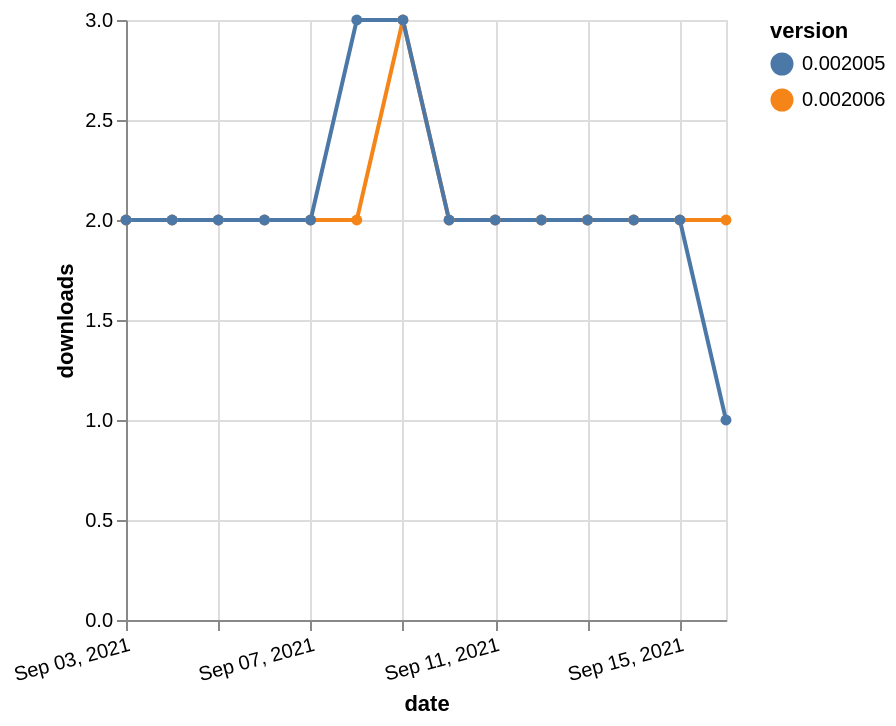

Express this chart as Vega-Lite.
### Vega-Lite specification from a JSON file in a GitHub repository (floating-point values rounded to 4 significant figures)
{"$schema": "https://vega.github.io/schema/vega-lite/v5.json", "description": "A simple bar chart with embedded data.", "data": {"values": [{"date": "2021-09-03", "total": 1903, "delta": 2, "version": "0.002006"}, {"date": "2021-09-04", "total": 1905, "delta": 2, "version": "0.002006"}, {"date": "2021-09-05", "total": 1907, "delta": 2, "version": "0.002006"}, {"date": "2021-09-06", "total": 1909, "delta": 2, "version": "0.002006"}, {"date": "2021-09-07", "total": 1911, "delta": 2, "version": "0.002006"}, {"date": "2021-09-08", "total": 1913, "delta": 2, "version": "0.002006"}, {"date": "2021-09-09", "total": 1916, "delta": 3, "version": "0.002006"}, {"date": "2021-09-10", "total": 1918, "delta": 2, "version": "0.002006"}, {"date": "2021-09-11", "total": 1920, "delta": 2, "version": "0.002006"}, {"date": "2021-09-12", "total": 1922, "delta": 2, "version": "0.002006"}, {"date": "2021-09-13", "total": 1924, "delta": 2, "version": "0.002006"}, {"date": "2021-09-14", "total": 1926, "delta": 2, "version": "0.002006"}, {"date": "2021-09-15", "total": 1928, "delta": 2, "version": "0.002006"}, {"date": "2021-09-16", "total": 1930, "delta": 2, "version": "0.002006"}, {"date": "2021-09-03", "total": 2343, "delta": 2, "version": "0.002005"}, {"date": "2021-09-04", "total": 2345, "delta": 2, "version": "0.002005"}, {"date": "2021-09-05", "total": 2347, "delta": 2, "version": "0.002005"}, {"date": "2021-09-06", "total": 2349, "delta": 2, "version": "0.002005"}, {"date": "2021-09-07", "total": 2351, "delta": 2, "version": "0.002005"}, {"date": "2021-09-08", "total": 2354, "delta": 3, "version": "0.002005"}, {"date": "2021-09-09", "total": 2357, "delta": 3, "version": "0.002005"}, {"date": "2021-09-10", "total": 2359, "delta": 2, "version": "0.002005"}, {"date": "2021-09-11", "total": 2361, "delta": 2, "version": "0.002005"}, {"date": "2021-09-12", "total": 2363, "delta": 2, "version": "0.002005"}, {"date": "2021-09-13", "total": 2365, "delta": 2, "version": "0.002005"}, {"date": "2021-09-14", "total": 2367, "delta": 2, "version": "0.002005"}, {"date": "2021-09-15", "total": 2369, "delta": 2, "version": "0.002005"}, {"date": "2021-09-16", "total": 2370, "delta": 1, "version": "0.002005"}]}, "width": "container", "mark": {"type": "line", "point": {"filled": true}}, "encoding": {"x": {"field": "date", "type": "temporal", "timeUnit": "yearmonthdate", "title": "date", "axis": {"labelAngle": -15}}, "y": {"field": "delta", "type": "quantitative", "title": "downloads"}, "color": {"field": "version", "type": "nominal"}, "tooltip": {"field": "delta"}}}
